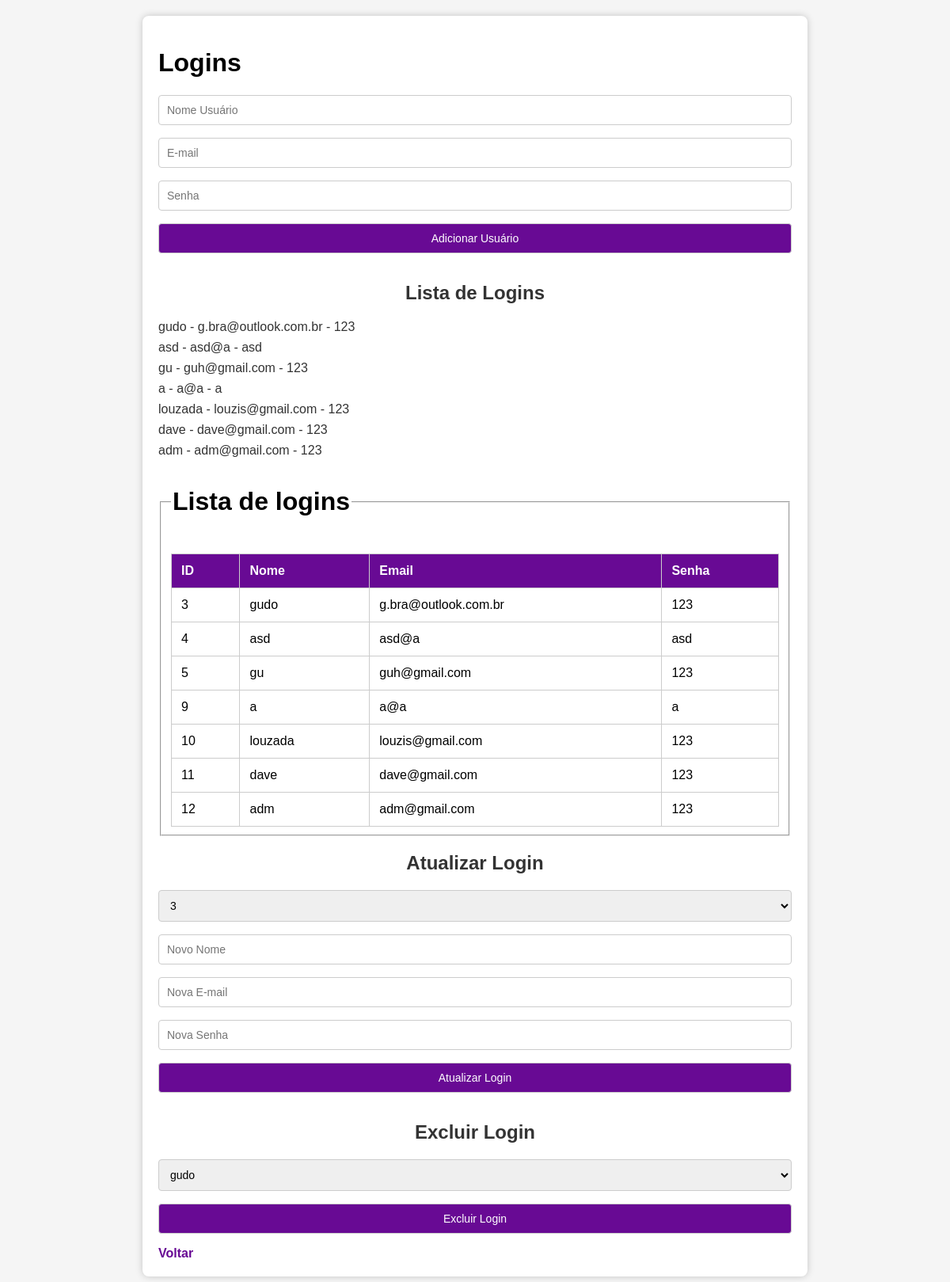
Screenshot of /src/adm/usuario.php with the database file from the repository.
### tables this page shows
CREATE TABLE `usuarios` (
  `id_usuario` int(11) NOT NULL,
  `nome_u` varchar(255) NOT NULL,
  `email` varchar(255) NOT NULL,
  `senha` varchar(255) NOT NULL,
  `niveis` varchar(215) NOT NULL,
  `quantidade` int(55) NOT NULL
);

### src/adm/app/Controllers/LoginController.php (called while the page is built, shortened)
<?php
require_once 'C:\xampp\htdocs\biblioteca-virtual-v\src\adm\app\Models\LoginModel.php';
class LoginController {
    private $loginModel;
    public function __construct($pdo) {
        $this->loginModel = new LoginModel($pdo);
    }
    public function listarLogins() {
        return $this->loginModel->listarLogins();
    }
    public function exibirListaLogins() {
        $logins = $this->loginModel->listarLogins();
        include 'C:\xampp\htdocs\biblioteca-virtual-v\src\adm\app\Views\usuarios\lista.php';
    }
}
?>

### src/adm/app/Models/LoginModel.php (called while the page is built, shortened)
<?php
class LoginModel {
    private $pdo;
    public function __construct($pdo) {
        $this->pdo = $pdo;
    }
    public function listarLogins() {
        $sql = "SELECT * FROM usuarios";
        $stmt = $this->pdo->query($sql);
        return $stmt->fetchAll(PDO::FETCH_ASSOC);
    }
}
?>

### src/adm/usuario.php (the view, shortened to what this page needs)
<?php
require_once '../config/config.php';
require_once 'app/Controllers/LoginController.php';
$LoginController = new LoginController($pdo);
$Logins = $LoginController->listarLogins();
?>
<!DOCTYPE html>
<html>
<head>
</head>
<body>
    <div class="container">
    <h1>Logins</h1>
    <form method="post">
        <input type="text" name="nome_u" placeholder="Nome Usuário" required>
        <input type="text" name="email" placeholder="E-mail" required>
        <input type="password" name="senha" placeholder="Senha" required>
        <button type="submit">Adicionar Usuário</button>
    </form>
    <h2>Lista de Logins</h2>
    <ul>
        <?php foreach ($Logins as $Login): ?>
            <li><?php echo $Login['nome_u']; ?> - <?php echo $Login['email']; ?> - <?php echo $Login['senha']; ?></li>
        <?php endforeach; ?>
    </ul>
<?php
$LoginController->exibirListaLogins();
?>
<h2>Atualizar Login</h2>
    <form method="post">
        <select name="id_usuario">
        <?php foreach ($Logins as $Login): ?>
                                <option value="<?php echo $Login['id_usuario']; ?>"><?php echo $Login['id_usuario']; ?></option>
                                <?php endforeach; ?>
        </select>
                <input type="text" name="atualizar_nome" placeholder="Novo Nome" required>
                <input type="text" name="atualizar_email" placeholder="Nova E-mail" required>
                <input type="password" name="atualizar_senha" placeholder="Nova Senha" required>
        <button type="submit">Atualizar Login</button>
    </form>
    <h2>Excluir Login</h2>
    <form method="post">
        <select name="excluir_id">
            <?php foreach ($Logins as $Login): ?>
                <option value="<?php echo $Login['id_usuario']; ?>"><?php echo $Login['nome_u']; ?></option>
            <?php endforeach; ?>
        </select>
        <button type="submit">Excluir Login</button>
    </form>
    <a href="index.php">Voltar</a>
</body>
</html>

### src/adm/app/Views/usuarios/lista.php (shortened to what this page needs)
<!DOCTYPE html>
<html>
<head>
</head>
<body>
    <fieldset>
        <legend><h1>Lista de logins</h1></legend>
            <table border="1">
                <thead>
                    <tr>
                        <th>ID</th>
                        <th>Nome</th>
                        <th>Email</th>
                        <th>Senha</th>
                    </tr>
                </thead>
                <?php foreach ($logins as $login): ?>
                    <tbody>
                        <tr>
                            <td><?php echo $login['id_usuario']; ?></td>
                            <td><?php echo $login['nome_u']; ?></td>
                            <td><?php echo $login['email']; ?></td>
                            <td><?php echo $login['senha']; ?></td>
                        </tr>
                <?php endforeach; ?>
            </table>
    </fieldset>
</body>
</html>

### src/adm/usuario.php (style rules this page uses)
body { font-family: 'Arial', sans-serif; background-color: #f5f5f5; margin: 0; padding: 0; display: flex; flex-direction: column; align-items: center; justify-content: center; }
.container { width: 80%; max-width: 800px; margin: 20px auto; background-color: #fff; padding: 20px; border-radius: 8px; box-shadow: 0 0 10px rgba(0, 0, 0, 0.2); transition: box-shadow 0.3s ease; }
h2 { color: #333; margin-bottom: 20px; text-align: center; }
form { display: flex; flex-direction: column; }
input, select, button { margin-bottom: 16px; padding: 10px; border: 1px solid #ccc; border-radius: 4px; box-sizing: border-box; font-size: 14px; transition: border-color 0.3s ease; }
button { background-color: #680a94; color: #fff; cursor: pointer; transition: background-color 0.3s ease, transform 0.2s ease; }
ul { list-style: none; padding: 0; margin-top: 20px; }
ul li { margin-bottom: 8px; color: #333; display: flex; justify-content: space-between; align-items: center; }
a { color: #680a94; text-decoration: none; font-weight: bold; transition: color 0.3s ease; }
table { width: 100%; border-collapse: collapse; margin-top: 20px; }
th, td { padding: 12px; border: 1px solid #ccc; text-align: left; }
th { background-color: #680a94; color: #fff; }

### rows the page displays
usuarios: nome_u "gudo", email "g.bra@outlook.com.br", senha "123", id_usuario "3"
usuarios: nome_u "asd", email "asd@a", senha "asd", id_usuario "4"
usuarios: nome_u "gu", email "guh@gmail.com", senha "123", id_usuario "5"
usuarios: nome_u "a", email "a@a", senha "a", id_usuario "9"
usuarios: nome_u "louzada", email "louzis@gmail.com", senha "123", id_usuario "10"
usuarios: nome_u "dave", email "dave@gmail.com", senha "123", id_usuario "11"
usuarios: nome_u "adm", email "adm@gmail.com", senha "123", id_usuario "12"

### other values shown
form field id_usuario "3"
form field excluir_id "gudo"
